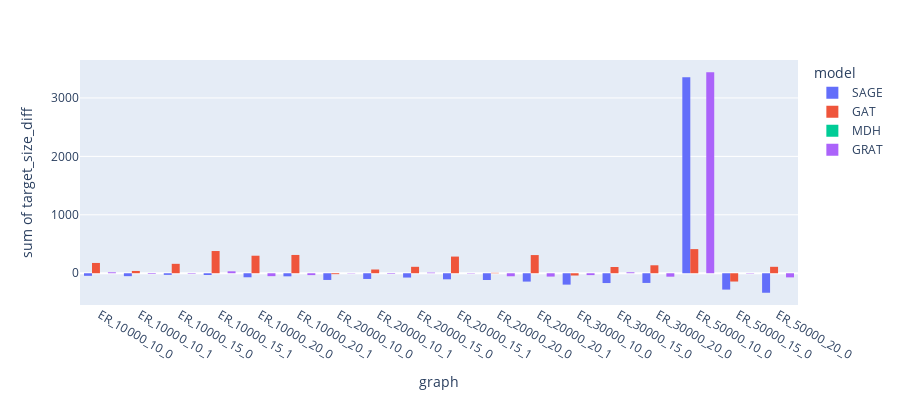

Notebook cell for this chart:
### Code cell
fig = px.histogram(Full, x="graph", y="target_size_diff",
             color='model', barmode='group',
             height=400)
fig.show()

### Figure 1 — Plotly figure (JSON) as saved in the notebook; plotly's stock layout.template omitted (floating-point values rounded to 4 significant figures)
{"data": [{"alignmentgroup": "True", "bingroup": "x", "histfunc": "sum", "hovertemplate": "model=SAGE<br>graph=%{x}<br>sum of target_size_diff=%{y}<extra></extra>", "legendgroup": "SAGE", "marker": {"color": "#636efa", "pattern": {"shape": ""}}, "name": "SAGE", "offsetgroup": "SAGE", "orientation": "v", "showlegend": true, "type": "histogram", "x": ["ER_10000_10_0", "ER_10000_10_1", "ER_10000_15_0", "ER_10000_15_1", "ER_10000_20_0", "ER_10000_20_1", "ER_20000_10_0", "ER_20000_10_1", "ER_20000_15_0", "ER_20000_15_1", "ER_20000_20_0", "ER_20000_20_1", "ER_30000_10_0", "ER_30000_15_0", "ER_30000_20_0", "ER_50000_10_0", "ER_50000_15_0", "ER_50000_20_0"], "xaxis": "x", "y": [-44, -50, -28, -30, -69, -53, -115, -98, -74, -104, -116, -143, -195, -168, -166, 3353, -280, -334], "yaxis": "y"}, {"alignmentgroup": "True", "bingroup": "x", "histfunc": "sum", "hovertemplate": "model=GAT<br>graph=%{x}<br>sum of target_size_diff=%{y}<extra></extra>", "legendgroup": "GAT", "marker": {"color": "#EF553B", "pattern": {"shape": ""}}, "name": "GAT", "offsetgroup": "GAT", "orientation": "v", "showlegend": true, "type": "histogram", "x": ["ER_10000_10_0", "ER_10000_10_1", "ER_10000_15_0", "ER_10000_15_1", "ER_10000_20_0", "ER_10000_20_1", "ER_20000_10_0", "ER_20000_10_1", "ER_20000_15_0", "ER_20000_15_1", "ER_20000_20_0", "ER_20000_20_1", "ER_30000_10_0", "ER_30000_15_0", "ER_30000_20_0", "ER_50000_10_0", "ER_50000_15_0", "ER_50000_20_0"], "xaxis": "x", "y": [176, 39, 161, 380, 300, 313, -16, 64, 110, 285, 7, 311, -39, 107, 136, 413, -142, 110], "yaxis": "y"}, {"alignmentgroup": "True", "bingroup": "x", "histfunc": "sum", "hovertemplate": "model=MDH<br>graph=%{x}<br>sum of target_size_diff=%{y}<extra></extra>", "legendgroup": "MDH", "marker": {"color": "#00cc96", "pattern": {"shape": ""}}, "name": "MDH", "offsetgroup": "MDH", "orientation": "v", "showlegend": true, "type": "histogram", "x": ["ER_10000_10_0", "ER_10000_10_1", "ER_10000_15_0", "ER_10000_15_1", "ER_10000_20_0", "ER_10000_20_1", "ER_20000_10_0", "ER_20000_10_1", "ER_20000_15_0", "ER_20000_15_1", "ER_20000_20_0", "ER_20000_20_1", "ER_30000_10_0", "ER_30000_15_0", "ER_30000_20_0", "ER_50000_10_0", "ER_50000_15_0", "ER_50000_20_0"], "xaxis": "x", "y": [0, 0, 0, 0, 0, 0, 0, 0, 0, 0, 0, 0, 0, 0, 0, 0, 0, 0], "yaxis": "y"}, {"alignmentgroup": "True", "bingroup": "x", "histfunc": "sum", "hovertemplate": "model=GRAT<br>graph=%{x}<br>sum of target_size_diff=%{y}<extra></extra>", "legendgroup": "GRAT", "marker": {"color": "#ab63fa", "pattern": {"shape": ""}}, "name": "GRAT", "offsetgroup": "GRAT", "orientation": "v", "showlegend": true, "type": "histogram", "x": ["ER_10000_10_0", "ER_10000_10_1", "ER_10000_15_0", "ER_10000_15_1", "ER_10000_20_0", "ER_10000_20_1", "ER_20000_10_0", "ER_20000_10_1", "ER_20000_15_0", "ER_20000_15_1", "ER_20000_20_0", "ER_20000_20_1", "ER_30000_10_0", "ER_30000_15_0", "ER_30000_20_0", "ER_50000_10_0", "ER_50000_15_0", "ER_50000_20_0"], "xaxis": "x", "y": [16, -11, -9, 33, -50, -32, -5, -10, 11, -6, -52, -57, -32, 16, -59, 3440, -6, -71], "yaxis": "y"}], "layout": {"barmode": "group", "height": 400, "legend": {"title": {"text": "model"}, "tracegroupgap": 0}, "margin": {"t": 60}, "xaxis": {"anchor": "y", "domain": [0, 1], "title": {"text": "graph"}}, "yaxis": {"anchor": "x", "domain": [0, 1], "title": {"text": "sum of target_size_diff"}}}}
